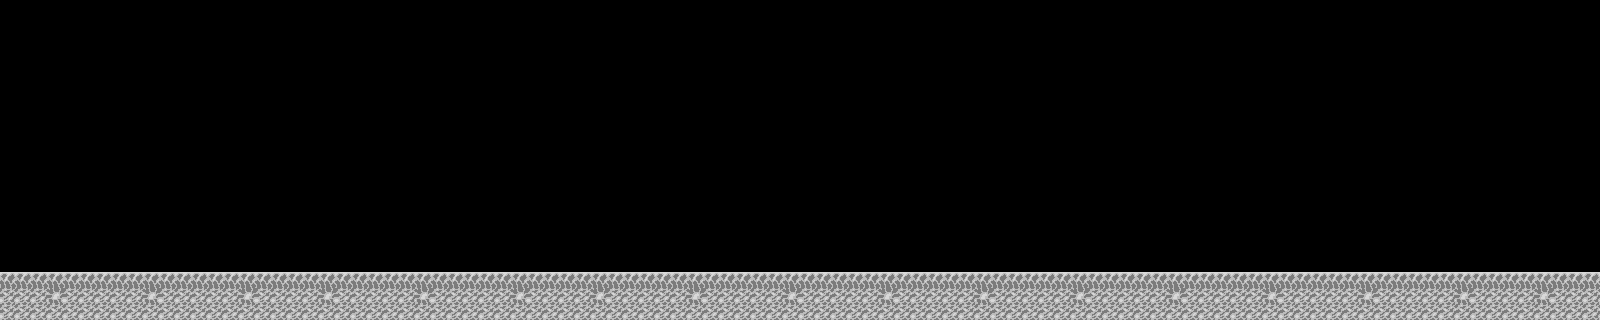

Tiled map render using the project's own tile images. Description and the whole map definition, tile-layer contents included, below:
An orthogonal 100x20 tile map with 16x16 px tiles, 1 tile layer (Tile Layer 1).

<map version="1.0" tiledversion="1.0.3" orientation="orthogonal" renderorder="right-down" width="100" height="20" tilewidth="16" tileheight="16" nextobjectid="1">
 <tileset firstgid="1" name="stage1_tileset" tilewidth="16" tileheight="16" tilecount="8" columns="8">
  <image source="stage1_tileset.png" width="128" height="16" />
 </tileset>
 <layer name="Tile Layer 1" width="100" height="20">
  <data encoding="csv">
0,0,0,0,0,0,0,0,0,0,0,0,0,0,0,0,0,0,0,0,0,0,0,0,0,0,0,0,0,0,0,0,0,0,0,0,0,0,0,0,0,0,0,0,0,0,0,0,0,0,0,0,0,0,0,0,0,0,0,0,0,0,0,0,0,0,0,0,0,0,0,0,0,0,0,0,0,0,0,0,0,0,0,0,0,0,0,0,0,0,0,0,0,0,0,0,0,0,0,0,
0,0,0,0,0,0,0,0,0,0,0,0,0,0,0,0,0,0,0,0,0,0,0,0,0,0,0,0,0,0,0,0,0,0,0,0,0,0,0,0,0,0,0,0,0,0,0,0,0,0,0,0,0,0,0,0,0,0,0,0,0,0,0,0,0,0,0,0,0,0,0,0,0,0,0,0,0,0,0,0,0,0,0,0,0,0,0,0,0,0,0,0,0,0,0,0,0,0,0,0,
0,0,0,0,0,0,0,0,0,0,0,0,0,0,0,0,0,0,0,0,0,0,0,0,0,0,0,0,0,0,0,0,0,0,0,0,0,0,0,0,0,0,0,0,0,0,0,0,0,0,0,0,0,0,0,0,0,0,0,0,0,0,0,0,0,0,0,0,0,0,0,0,0,0,0,0,0,0,0,0,0,0,0,0,0,0,0,0,0,0,0,0,0,0,0,0,0,0,0,0,
0,0,0,0,0,0,0,0,0,0,0,0,0,0,0,0,0,0,0,0,0,0,0,0,0,0,0,0,0,0,0,0,0,0,0,0,0,0,0,0,0,0,0,0,0,0,0,0,0,0,0,0,0,0,0,0,0,0,0,0,0,0,0,0,0,0,0,0,0,0,0,0,0,0,0,0,0,0,0,0,0,0,0,0,0,0,0,0,0,0,0,0,0,0,0,0,0,0,0,0,
0,0,0,0,0,0,0,0,0,0,0,0,0,0,0,0,0,0,0,0,0,0,0,0,0,0,0,0,0,0,0,0,0,0,0,0,0,0,0,0,0,0,0,0,0,0,0,0,0,0,0,0,0,0,0,0,0,0,0,0,0,0,0,0,0,0,0,0,0,0,0,0,0,0,0,0,0,0,0,0,0,0,0,0,0,0,0,0,0,0,0,0,0,0,0,0,0,0,0,0,
0,0,0,0,0,0,0,0,0,0,0,0,0,0,0,0,0,0,0,0,0,0,0,0,0,0,0,0,0,0,0,0,0,0,0,0,0,0,0,0,0,0,0,0,0,0,0,0,0,0,0,0,0,0,0,0,0,0,0,0,0,0,0,0,0,0,0,0,0,0,0,0,0,0,0,0,0,0,0,0,0,0,0,0,0,0,0,0,0,0,0,0,0,0,0,0,0,0,0,0,
0,0,0,0,0,0,0,0,0,0,0,0,0,0,0,0,0,0,0,0,0,0,0,0,0,0,0,0,0,0,0,0,0,0,0,0,0,0,0,0,0,0,0,0,0,0,0,0,0,0,0,0,0,0,0,0,0,0,0,0,0,0,0,0,0,0,0,0,0,0,0,0,0,0,0,0,0,0,0,0,0,0,0,0,0,0,0,0,0,0,0,0,0,0,0,0,0,0,0,0,
0,0,0,0,0,0,0,0,0,0,0,0,0,0,0,0,0,0,0,0,0,0,0,0,0,0,0,0,0,0,0,0,0,0,0,0,0,0,0,0,0,0,0,0,0,0,0,0,0,0,0,0,0,0,0,0,0,0,0,0,0,0,0,0,0,0,0,0,0,0,0,0,0,0,0,0,0,0,0,0,0,0,0,0,0,0,0,0,0,0,0,0,0,0,0,0,0,0,0,0,
0,0,0,0,0,0,0,0,0,0,0,0,0,0,0,0,0,0,0,0,0,0,0,0,0,0,0,0,0,0,0,0,0,0,0,0,0,0,0,0,0,0,0,0,0,0,0,0,0,0,0,0,0,0,0,0,0,0,0,0,0,0,0,0,0,0,0,0,0,0,0,0,0,0,0,0,0,0,0,0,0,0,0,0,0,0,0,0,0,0,0,0,0,0,0,0,0,0,0,0,
0,0,0,0,0,0,0,0,0,0,0,0,0,0,0,0,0,0,0,0,0,0,0,0,0,0,0,0,0,0,0,0,0,0,0,0,0,0,0,0,0,0,0,0,0,0,0,0,0,0,0,0,0,0,0,0,0,0,0,0,0,0,0,0,0,0,0,0,0,0,0,0,0,0,0,0,0,0,0,0,0,0,0,0,0,0,0,0,0,0,0,0,0,0,0,0,0,0,0,0,
0,0,0,0,0,0,0,0,0,0,0,0,0,0,0,0,0,0,0,0,0,0,0,0,0,0,0,0,0,0,0,0,0,0,0,0,0,0,0,0,0,0,0,0,0,0,0,0,0,0,0,0,0,0,0,0,0,0,0,0,0,0,0,0,0,0,0,0,0,0,0,0,0,0,0,0,0,0,0,0,0,0,0,0,0,0,0,0,0,0,0,0,0,0,0,0,0,0,0,0,
0,0,0,0,0,0,0,0,0,0,0,0,0,0,0,0,0,0,0,0,0,0,0,0,0,0,0,0,0,0,0,0,0,0,0,0,0,0,0,0,0,0,0,0,0,0,0,0,0,0,0,0,0,0,0,0,0,0,0,0,0,0,0,0,0,0,0,0,0,0,0,0,0,0,0,0,0,0,0,0,0,0,0,0,0,0,0,0,0,0,0,0,0,0,0,0,0,0,0,0,
0,0,0,0,0,0,0,0,0,0,0,0,0,0,0,0,0,0,0,0,0,0,0,0,0,0,0,0,0,0,0,0,0,0,0,0,0,0,0,0,0,0,0,0,0,0,0,0,0,0,0,0,0,0,0,0,0,0,0,0,0,0,0,0,0,0,0,0,0,0,0,0,0,0,0,0,0,0,0,0,0,0,0,0,0,0,0,0,0,0,0,0,0,0,0,0,0,0,0,0,
0,0,0,0,0,0,0,0,0,0,0,0,0,0,0,0,0,0,0,0,0,0,0,0,0,0,0,0,0,0,0,0,0,0,0,0,0,0,0,0,0,0,0,0,0,0,0,0,0,0,0,0,0,0,0,0,0,0,0,0,0,0,0,0,0,0,0,0,0,0,0,0,0,0,0,0,0,0,0,0,0,0,0,0,0,0,0,0,0,0,0,0,0,0,0,0,0,0,0,0,
0,0,0,0,0,0,0,0,0,0,0,0,0,0,0,0,0,0,0,0,0,0,0,0,0,0,0,0,0,0,0,0,0,0,0,0,0,0,0,0,0,0,0,0,0,0,0,0,0,0,0,0,0,0,0,0,0,0,0,0,0,0,0,0,0,0,0,0,0,0,0,0,0,0,0,0,0,0,0,0,0,0,0,0,0,0,0,0,0,0,0,0,0,0,0,0,0,0,0,0,
0,0,0,0,0,0,0,0,0,0,0,0,0,0,0,0,0,0,0,0,0,0,0,0,0,0,0,0,0,0,0,0,0,0,0,0,0,0,0,0,0,0,0,0,0,0,0,0,0,0,0,0,0,0,0,0,0,0,0,0,0,0,0,0,0,0,0,0,0,0,0,0,0,0,0,0,0,0,0,0,0,0,0,0,0,0,0,0,0,0,0,0,0,0,0,0,0,0,0,0,
0,0,0,0,0,0,0,0,0,0,0,0,0,0,0,0,0,0,0,0,0,0,0,0,0,0,0,0,0,0,0,0,0,0,0,0,0,0,0,0,0,0,0,0,0,0,0,0,0,0,0,0,0,0,0,0,0,0,0,0,0,0,0,0,0,0,0,0,0,0,0,0,0,0,0,0,0,0,0,0,0,0,0,0,0,0,0,0,0,0,0,0,0,0,0,0,0,0,0,0,
3,3,3,3,3,3,3,3,3,3,3,3,3,3,3,3,3,3,3,3,3,3,3,3,3,3,3,3,3,3,3,3,3,3,3,3,3,3,3,3,3,3,3,3,3,3,3,3,3,3,3,3,3,3,3,3,3,3,3,3,3,3,3,3,3,3,3,3,3,3,3,3,3,3,3,3,3,3,3,3,3,3,3,3,3,3,3,3,3,3,3,3,3,3,3,3,3,3,3,3,
1,1,1,2,1,1,1,1,1,2,1,1,1,1,1,2,1,1,1,1,2,1,1,1,1,1,2,1,1,1,1,1,2,1,1,1,1,2,1,1,1,1,1,2,1,1,1,1,1,2,1,1,1,1,1,2,1,1,1,1,1,2,1,1,1,1,1,2,1,1,1,1,1,2,1,1,1,1,1,2,1,1,1,1,1,2,1,1,1,1,1,2,1,1,1,1,2,1,1,1,
1,1,1,1,1,1,1,1,1,1,1,1,1,1,1,1,1,1,1,1,1,1,1,1,1,1,1,1,1,1,1,1,1,1,1,1,1,1,1,1,1,1,1,1,1,1,1,1,1,1,1,1,1,1,1,1,1,1,1,1,1,1,1,1,1,1,1,1,1,1,1,1,1,1,1,1,1,1,1,1,1,1,1,1,1,1,1,1,1,1,1,1,1,1,1,1,1,1,1,1
</data>
 </layer>
</map>
